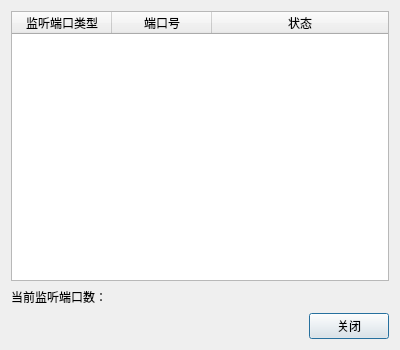
<?xml version="1.0" encoding="UTF-8"?>
<ui version="4.0">
 <class>PortListDialog</class>
 <widget class="QDialog" name="PortListDialog">
  <property name="geometry">
   <rect>
    <x>0</x>
    <y>0</y>
    <width>400</width>
    <height>350</height>
   </rect>
  </property>
  <property name="minimumSize">
   <size>
    <width>0</width>
    <height>0</height>
   </size>
  </property>
  <property name="maximumSize">
   <size>
    <width>16777215</width>
    <height>16777215</height>
   </size>
  </property>
  <property name="windowTitle">
   <string>监听端口列表</string>
  </property>
  <layout class="QVBoxLayout" name="verticalLayout">
   <item>
    <widget class="QTreeWidget" name="portView">
     <property name="minimumSize">
      <size>
       <width>0</width>
       <height>0</height>
      </size>
     </property>
     <property name="maximumSize">
      <size>
       <width>16777215</width>
       <height>16777215</height>
      </size>
     </property>
     <column>
      <property name="text">
       <string>监听端口类型</string>
      </property>
      <property name="textAlignment">
       <set>AlignCenter</set>
      </property>
     </column>
     <column>
      <property name="text">
       <string>端口号</string>
      </property>
      <property name="textAlignment">
       <set>AlignCenter</set>
      </property>
     </column>
     <column>
      <property name="text">
       <string>状态</string>
      </property>
      <property name="textAlignment">
       <set>AlignCenter</set>
      </property>
     </column>
    </widget>
   </item>
   <item>
    <layout class="QHBoxLayout" name="horizontalLayout_2">
     <property name="spacing">
      <number>0</number>
     </property>
     <item>
      <widget class="QLabel" name="PortMarkLabel">
       <property name="minimumSize">
        <size>
         <width>0</width>
         <height>0</height>
        </size>
       </property>
       <property name="maximumSize">
        <size>
         <width>16777215</width>
         <height>16777215</height>
        </size>
       </property>
       <property name="text">
        <string>当前监听端口数：</string>
       </property>
      </widget>
     </item>
     <item>
      <widget class="QLabel" name="sumOfPortsLabel">
       <property name="minimumSize">
        <size>
         <width>0</width>
         <height>0</height>
        </size>
       </property>
       <property name="maximumSize">
        <size>
         <width>16777215</width>
         <height>16777215</height>
        </size>
       </property>
       <property name="text">
        <string/>
       </property>
      </widget>
     </item>
     <item>
      <spacer name="horizontalSpacer_2">
       <property name="orientation">
        <enum>Qt::Horizontal</enum>
       </property>
       <property name="sizeHint" stdset="0">
        <size>
         <width>40</width>
         <height>20</height>
        </size>
       </property>
      </spacer>
     </item>
    </layout>
   </item>
   <item>
    <layout class="QHBoxLayout" name="horizontalLayout">
     <item>
      <spacer name="horizontalSpacer">
       <property name="orientation">
        <enum>Qt::Horizontal</enum>
       </property>
       <property name="sizeHint" stdset="0">
        <size>
         <width>40</width>
         <height>20</height>
        </size>
       </property>
      </spacer>
     </item>
     <item>
      <widget class="QPushButton" name="closeBtn">
       <property name="text">
        <string>关闭</string>
       </property>
      </widget>
     </item>
    </layout>
   </item>
  </layout>
 </widget>
 <resources/>
 <connections>
  <connection>
   <sender>closeBtn</sender>
   <signal>clicked()</signal>
   <receiver>PortListDialog</receiver>
   <slot>close()</slot>
   <hints>
    <hint type="sourcelabel">
     <x>296</x>
     <y>371</y>
    </hint>
    <hint type="destinationlabel">
     <x>186</x>
     <y>399</y>
    </hint>
   </hints>
  </connection>
 </connections>
</ui>
